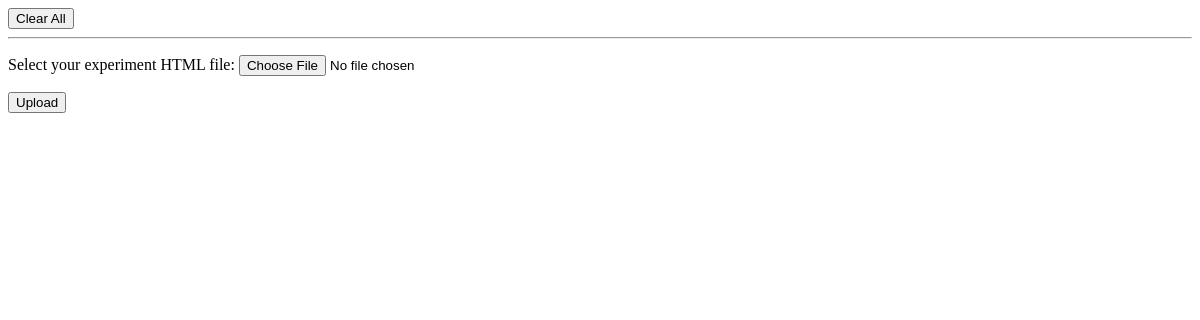
Before: /fileloader/list/ with the older database file.
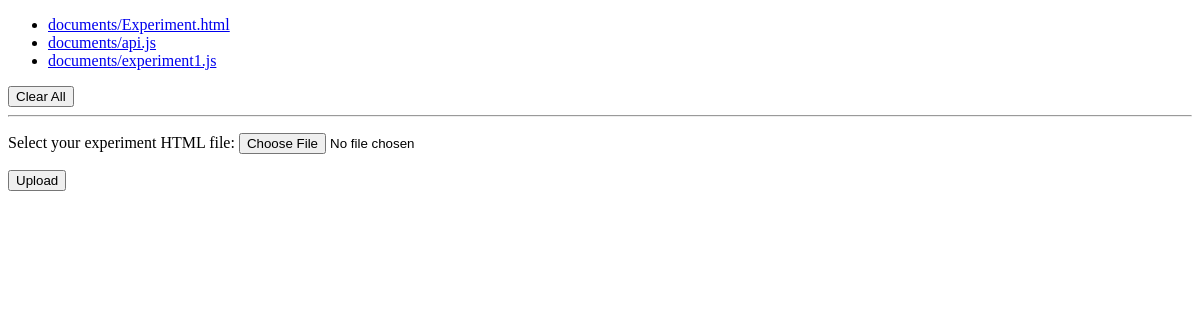
After: the same page with the newer database file.
### expdeploy/fileloader/models.py (models this page shows)
class Document(models.Model):
    docfile = models.FileField(upload_to='documents')

### expdeploy/fileloader/views.py (the view)
def list(request):
    if request.method == 'POST':
        form = DocumentForm(request.POST, request.FILES);
        form2 = AttachmentForm(request.POST, request.FILES)
        if form.is_valid():
            newdoc = Document(docfile=request.FILES['docfile'])
            newdoc.save()
            for each in request.FILES.getlist("attachments"):
                newdoc = Document(docfile=each);
                newdoc.save();
                print(each);
            return HttpResponseRedirect(reverse('expdeploy.fileloader.views.list'))
    else:
        form = DocumentForm()  # empty form
        form2 = AttachmentForm()
    documents = Document.objects.all()
    attachments = AttachmentForm();
    return render_to_response('list.html',
        {'documents': documents, 'form': form, 'form2': form2},
        context_instance=RequestContext(request)
    )

### expdeploy/fileloader/forms.py
class DocumentForm(forms.Form):
    docfile = forms.FileField(label='Select your experiment HTML file')

class AttachmentForm(forms.Form):
    attachments = MultiFileField(min_num=1, max_num=3, max_file_size=1042*1042*5)

### expdeploy/fileloader/templates/list.html (shortened to what this page needs)
<!DOCTYPE html>
<html>
    <head>
    </head>
    <body>
        {% if documents %}
            <ul>
                {% for document in documents %}
                    <li><a href="{{ document.docfile.url }}">{{ document.docfile.name }}</a></li>
                {% endfor %}
            </ul>
        {% endif %}
        <form action="{% url "delete" %}" method="POST" enctype="multipart/form-data">
            <input type="submit" value="Clear All" />
        </form>
        <hr></hr>
        <form action="{% url "list" %}" method="post" enctype="multipart/form-data">
            {{ form.as_p }}
            <p><input type="submit" value="Upload"/></p>
        </form>
    </body>
</html>

Changed rows visible on the page:
added Document: docfile.name "documents/Experiment.html"
added Document: docfile.name "documents/api.js"
added Document: docfile.name "documents/experiment1.js"
